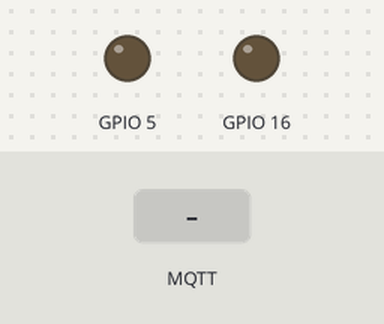
Simulated run of this sketch. Board: ESP8266 (NodeMCU). Parts: output pins drawn as LEDs (lit = HIGH). Inputs (shaded band) come from the test bench. WiFi joins after 1.5 s; servers stay silent unless stated; no MQTT or app messages arrive unless stated; what the sketch prints to the serial monitor is not drawn.

Above: at 2.8 s.
2.9 s: MQTT message "bulb1" arrives on the first subscribed topic
At 4.0 s:
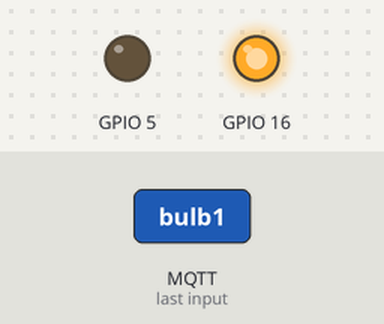
4.4 s: MQTT message "bulb1" arrives on the second subscribed topic
At 5.3 s:
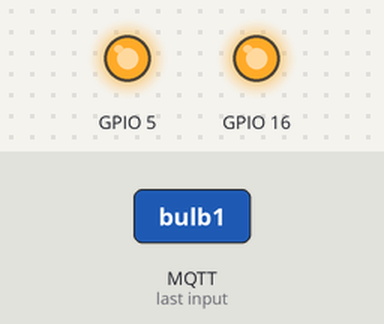
5.9 s: MQTT message "1" arrives on the first subscribed topic
At 6.3 s:
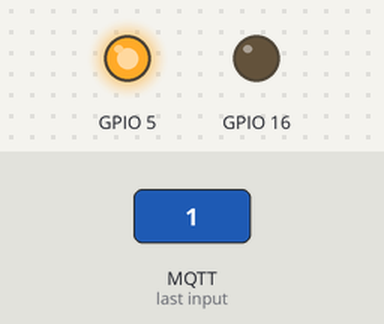
7.4 s: MQTT message "bulb2" arrives on the first subscribed topic
At 8.8 s:
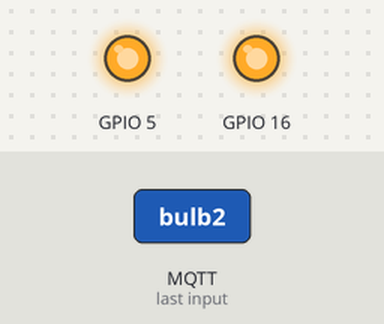
Timing chart, 0 to 9.9 s (numbered marks = the images above; inputs shaded):
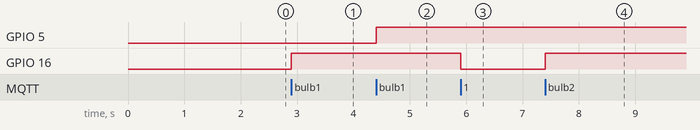

Measured:
- after the input at 2.9 s, GPIO 16: LOW → HIGH at once
- after the input at 4.4 s, GPIO 5: LOW → HIGH at once
- after the input at 5.9 s, GPIO 16: HIGH → LOW at once
- after the input at 7.4 s, GPIO 16: LOW → HIGH at once

The sketch:

mqtt_using_broker_on_and_off_of_bulbs.ino
```cpp
#include <ArduinoJson.h>


#include<ESP8266WiFi.h>
#include<PubSubClient.h>


char data[100];

#define CLIENT_ID "homeauto"
#define port 1883

const char *ssid ="ssid";
const char *pswd ="pswd";
const char *mqtt_Server="IP";

WiFiClient espclient;
PubSubClient client(espclient);

String bulb1_st,bulb2_st;


void setup()
{
  Serial.begin(9600);
  WiFi.begin(ssid,pswd);
  while(WiFi.status()!=WL_CONNECTED)
    {
      Serial.print("...");
      delay(200);
    }
    Serial.println("\n WIFI CONNECTED");
    Serial.println(ssid);
    Serial.println(WiFi.localIP());
    client.setServer(mqtt_Server,1883);
    client.subscribe("bulb1");
    client.subscribe("bulb2");
    client.setCallback(callback);
    pinMode(16,OUTPUT);
    pinMode(5,OUTPUT);
}

void reconnect()
  {
    while(!client.connected())
      {
      Serial.print("Attempting MQTT connection...");

    if(client.connect(CLIENT_ID))
      {
      Serial.println("connected");
      client.subscribe("bulb1");
      client.subscribe("bulb2");
      }
      }
  }
void callback(char* topic, byte* payload, unsigned int length)
 {
  StaticJsonDocument<300> Doc;
  //JSONencoder = JSONbuffer.createObject():
  Doc["device"] = "ESP8266";
  Doc["Type"] = "bulbstatus";
  JsonArray values = Doc.createNestedArray("values");

  Serial.println("\nMessage arrived");
  Serial.print(topic);
  String mytopic=String(topic);

  for (int i = 0; i < length; i++)
   {
    Serial.print((char)payload[i]);
   }

   if(mytopic=="bulb1")
   {
   if((char)payload[0]=='1')
    {
    digitalWrite(16,LOW);
    bulb1_st="on";
    }
   else
   {
    digitalWrite(16,HIGH);
    bulb1_st="off";
    }
   }
   if(mytopic=="bulb2")
   {
   if((char)payload[0]=='1')
    {
    digitalWrite(5,LOW);
    bulb2_st="on";
    }
   else
   {
    digitalWrite(5,HIGH);
    bulb2_st="off";
    }
   }
   values.add(bulb1_st);
   values.add(bulb2_st);
   serializeJson(Doc, data);
   //Doc.printTo(data,sizeof(data));
   //String  msg="{\"bulb1\":\""+bulb1_st+"\",\"bulb2\";\""+bulb2_st+"\"}";
   //msg.toCharArray(data,100);
   client.publish("status",data);
   Serial.println(data);


 }

void loop()
{
  if(!client.connected())
    {
      reconnect();
    }
  client.loop();
}
```
